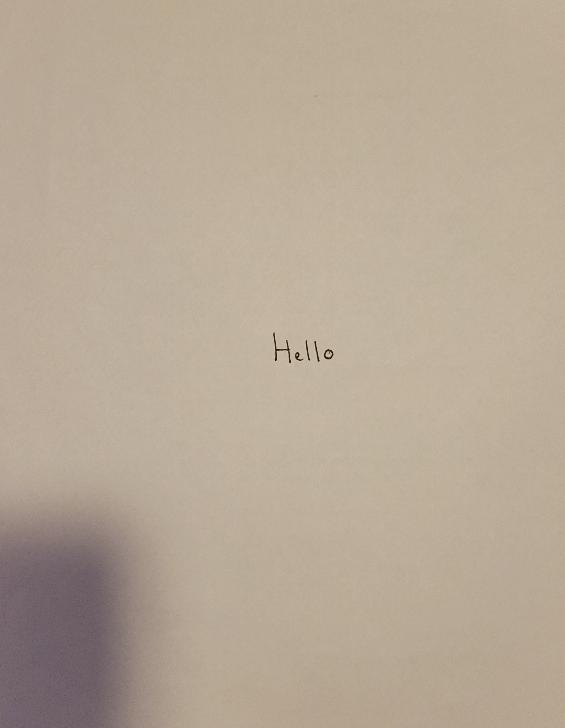
#> input picture isolated_text.jpg, 565 x 728 px, given in place of isolated_text.jpg.jpg, which was not available
$ python textExtractor.py
#> lines starting #> are read from the running program, lines starting #| are printed output that depends on the picture; after the words box and inside, x2 and y2 are one past the last pixel; in counts of white or black regions, pixels touching at a corner belong together; pictures that were not available may be replaced by others from this repository, and a replacement may not be noted
import cv2
import pytesseract
import matplotlib.pyplot as plt
import numpy as np
from PIL import Image

pytesseract.pytesseract.tesseract_cmd = 'C:\Program Files\Tesseract-OCR\\tesseract'

#either input file name (without extension) via prompt or hard code it
#img_name = "test6"
img_name = input("Enter path/name of file: ")
#> the answer given: isolated_text.jpg

og = cv2.imread(img_name + ".jpg")
#> og is the input picture: shape (728, 565, 3); mean B, G, R 150.8, 168.1, 183.1

img = cv2.resize(og, (768, 1024))

gray = cv2.cvtColor(img, cv2.COLOR_BGR2GRAY)
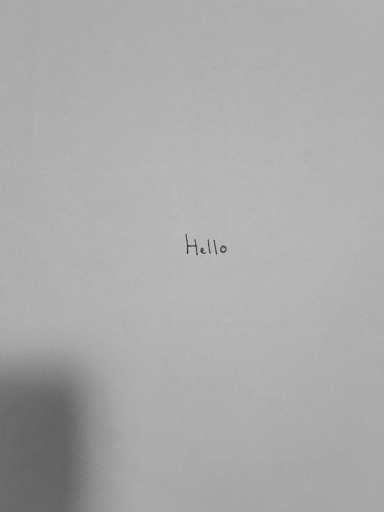
#> gray: shape (1024, 768) (shown at 1/2 size); min 22, max 204, mean 170.5
blurred = cv2.GaussianBlur(gray, (0,0), 3)
sharpen = cv2.addWeighted(gray, 1.5, blurred, -0.5, 0)
thresh = cv2.adaptiveThreshold(sharpen, 255, cv2.ADAPTIVE_THRESH_GAUSSIAN_C, cv2.THRESH_BINARY, 21, 15)
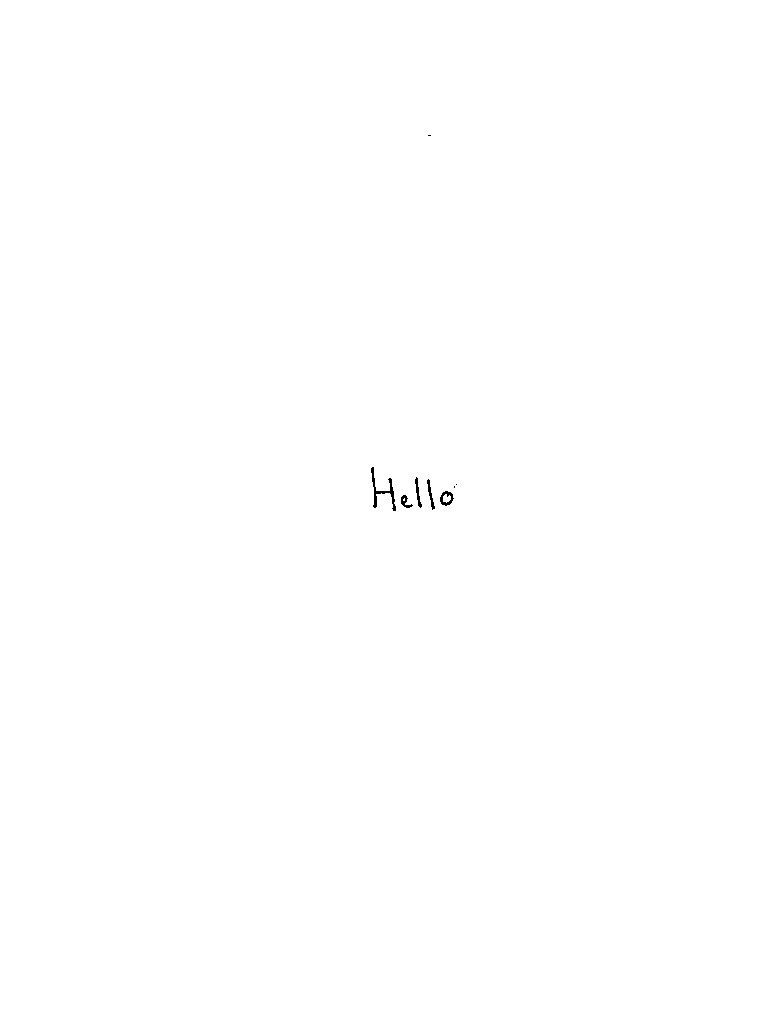
#> thresh: shape (1024, 768); 99.9% white; black in thin lines or dots, all inside (x1, y1, x2, y2) = (371, 135, 457, 511)
blurred2 = cv2.GaussianBlur(thresh, (5, 5), 0)
edges = cv2.Canny(blurred2, 50, 150)
#> edges: shape (1024, 768); 0.06% white in thin lines or dots, all inside (x1, y1, x2, y2) = (370, 134, 458, 512)

contours, _ = cv2.findContours(edges, cv2.RETR_EXTERNAL, cv2.CHAIN_APPROX_SIMPLE)
#> contours = 7 contours, 2 with area under 20; largest, box (x1, y1, x2, y2) and area: (370, 467, 397, 512) 284, (439, 491, 454, 506) 160, (414, 477, 422, 508) 99, (426, 479, 435, 510) 94, (400, 495, 413, 509) 82
contours = sorted(contours, key=cv2.contourArea, reverse=True)
document_contour = contours[0]
#> document_contour = contour of 54 points, box (x1, y1, x2, y2) (370, 467, 397, 512), area 284
epsilon = 0.02 * cv2.arcLength(document_contour, True)
#> epsilon = 3.64
approx = cv2.approxPolyDP(document_contour, epsilon, True)
#> approx = [[371, 467], [373, 507], [378, 494], [389, 493], [395, 511], [391, 478], [388, 490], [377, 490]]
output = img.copy()
cv2.drawContours(output, [approx], -1, (0, 255, 0), 3)
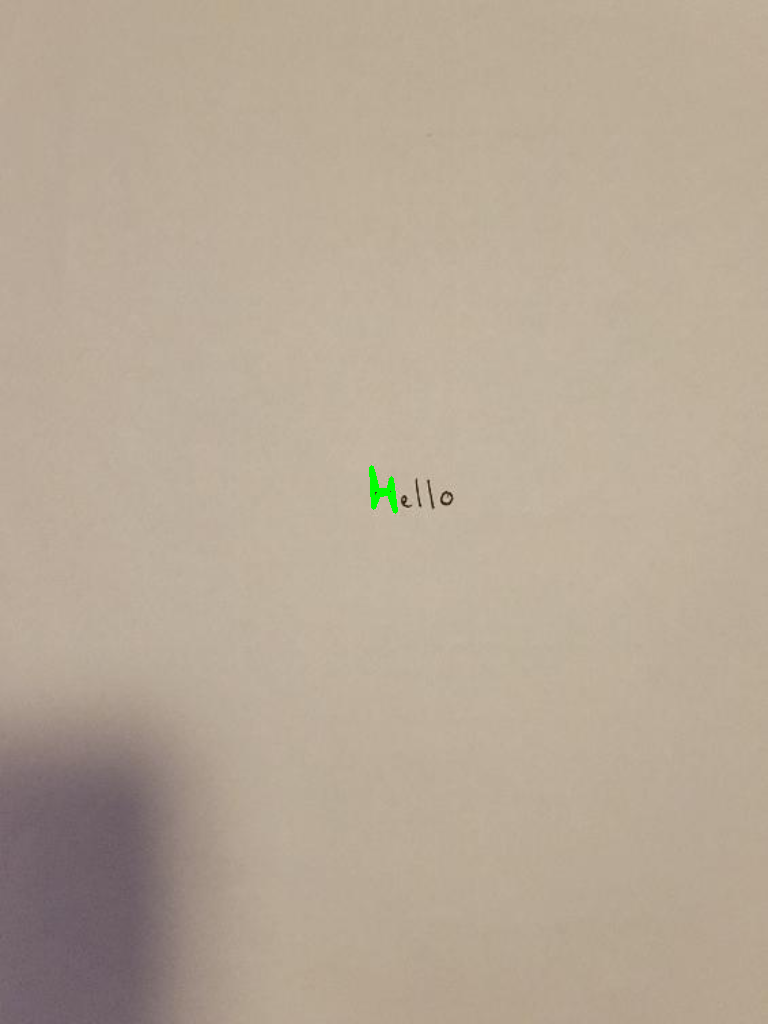
#> output: shape (1024, 768, 3); mean B, G, R 150.6, 168.2, 182.9

x, y, w, h = cv2.boundingRect(document_contour)
#> x = 370; y = 467; w = 27; h = 45
cropped_image = img[y:y+h, x:x+w]
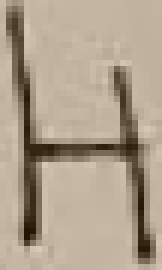
#> cropped_image: shape (45, 27, 3) (shown 6 times larger); mean B, G, R 141.1, 160.1, 175.1
cv2.imwrite(img_name + "_cropped.jpg", cropped_image)

#PART 2: TEXT EXTRACTION

#CROPPING
image_path = img_name + "_cropped.jpg"
image = Image.open(image_path)

width, height = image.size

crop_margin_width = int(width * 0.10)
crop_margin_height = int(height * 0.10)
crop_box = (crop_margin_width, crop_margin_height, width - crop_margin_width, height - crop_margin_height)
cropped_final = image.crop(crop_box)
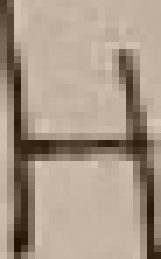
#> cropped_final: PIL image 23x37 RGB (shown 7 times larger); mean R, G, B 168.9, 153.9, 134.9
cropped_final.save(image_path)

cf = cv2.imread(image_path)
gray2 = cv2.cvtColor(cf, cv2.COLOR_BGR2GRAY)
_, thresh2 = cv2.threshold(gray2, 75, 255, cv2.THRESH_BINARY_INV)
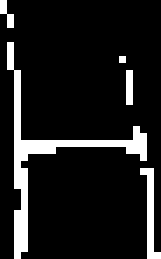
#> thresh2: shape (37, 23) (shown 7 times larger); 11.3% white in thin lines or dots
contours2, _ = cv2.findContours(thresh2, cv2.RETR_EXTERNAL, cv2.CHAIN_APPROX_SIMPLE)
#> contours2 = 5 contours, 4 with area under 20; largest, box (x1, y1, x2, y2) and area: (1, 6, 21, 37) 22

x_min, y_min, x_max, y_max = float("inf"), float("inf"), 0, 0
for contour in contours2:
    x, y, w, h = cv2.boundingRect(contour)
    x_min = min(x_min, x)
    y_min = min(y_min, y)
    x_max = max(x_max, x + w)
    y_max = max(y_max, y + h)
#> this loop made 5 passes
#> (x, y, w, h, x_min, y_min) on passes 1, 3, 4, 5: (20, 24, 3, 13, 20, 24), (17, 8, 1, 1, 17, 8), (1, 6, 20, 31, 1, 6), (0, 0, 2, 4, 0, 0)
padding = 10
x_min = max(x_min - padding, 0)
y_min = max(y_min - padding, 0)
x_max = min(x_max + padding, cf.shape[1])
y_max = min(y_max + padding, cf.shape[0])
cv2.rectangle(gray2, (x_min, y_min), (x_max, y_max), (0, 255, 0), 2)
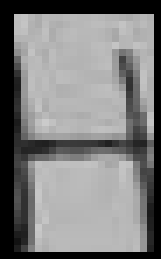
#> gray2: shape (37, 23) (shown 7 times larger); min 0, max 203, mean 124.1
cropped = gray2[y_min:y_max, x_min:x_max]

file = open(img_name + "_recognized.txt", "w")

scale_factor = 1
enhanced = cv2.resize(cropped, None, fx=scale_factor, fy=scale_factor, interpolation=cv2.INTER_CUBIC)
#> (the run stopped early here; a loop or call above may not have finished)

$ run again, on samplepaper.jpg
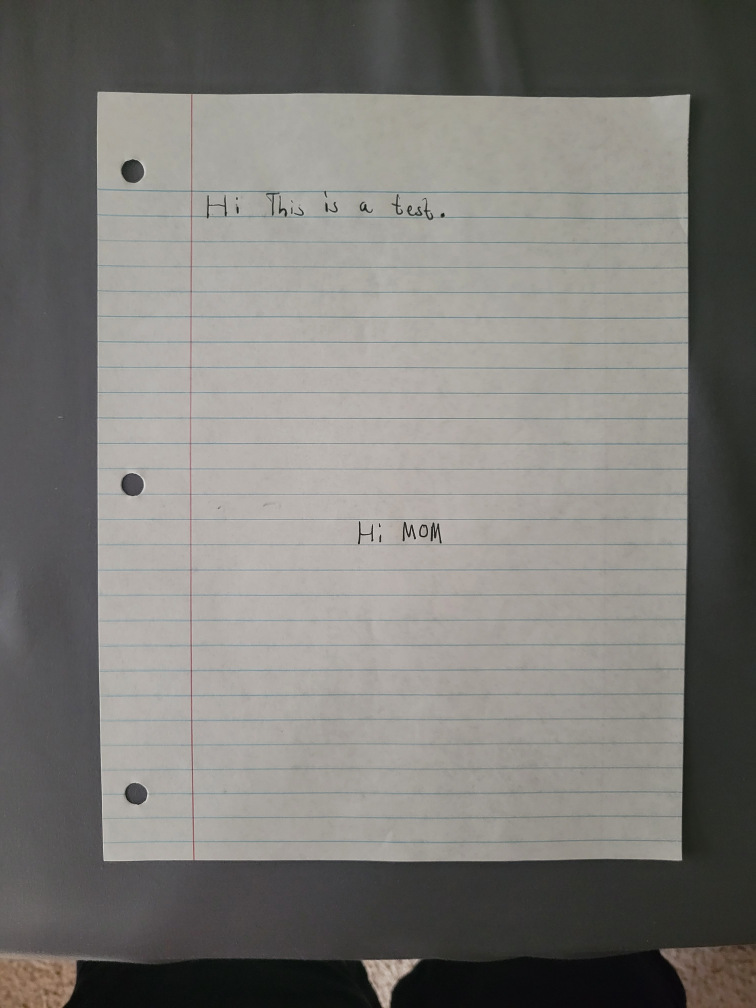
#> input picture samplepaper.jpg, 3024 x 4032 px, given in place of samplepaper.jpg.jpg, which was not available (shown at 1/4 size)
#> og is the input picture: shape (4032, 3024, 3); mean B, G, R 118.9, 122.9, 124.5
#> `thresh = cv2.adaptiveThreshold(sharpen, 255, cv2.ADAPTIVE_THRESH_GAUSS..`:
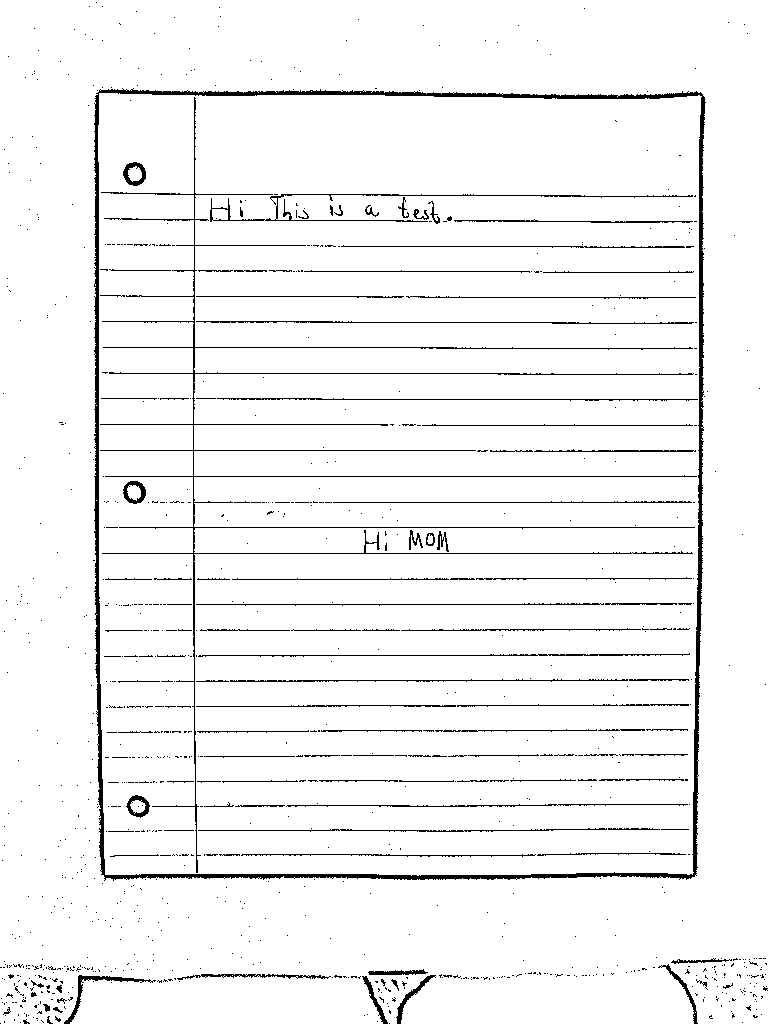
#> thresh: shape (1024, 768); 95.5% white; black in thin lines or dots
#> edges: shape (1024, 768); 5.7% white in thin lines or dots
#> contours = 145 contours, 119 with area under 20; largest, box (x1, y1, x2, y2) and area: (94, 88, 706, 881) 475586, (64, 973, 350, 1024) 536, (671, 958, 758, 969) 250, (368, 969, 428, 976) 216, (0, 960, 39, 970) 114
#> document_contour = contour of 499 points, box (x1, y1, x2, y2) (94, 88, 706, 881), area 475586
#> epsilon = 57.56
#> approx = [[98, 90], [104, 879], [695, 876], [703, 94]]
#> output: shape (1024, 768, 3); mean B, G, R 117.3, 125.7, 122.9
#> `x, y, w, h = cv2.boundingRect(document_contour)`: x = 94; y = 88; w = 612; h = 793
#> thresh2: shape (635, 490); 0.21% white in thin lines or dots, all inside (x1, y1, x2, y2) = (55, 27, 297, 386)
#> contours2 = 34 contours, 31 with area under 20; largest, box (x1, y1, x2, y2) and area: (271, 366, 280, 379) 78, (283, 364, 293, 385) 28, (254, 363, 267, 383) 28
#> the loop `for contour in contours2:` made 34 passes
#> (x, y, w, h, x_min, y_min, x_max, y_max) on passes 2, 3, 5, 6, 7, 10, 11, 12: (271, 366, 9, 13, 231, 366, 280, 384), (219, 366, 5, 17, 219, 366, 280, 384), (283, 364, 10, 21, 219, 364, 293, 385), (254, 363, 13, 20, 219, 363, 293, 385), (209, 363, 9, 23, 209, 363, 293, 386), (293, 49, 4, 5, 55, 49, 297, 386), (281, 47, 1, 1, 55, 47, 297, 386), (180, 46, 5, 3, 55, 46, 297, 386)
#> `x_min = max(x_min - padding, 0)`: x_min = 45
#> `y_min = max(y_min - padding, 0)`: y_min = 17
#> `x_max = min(x_max + padding, cf.shape[1])`: x_max = 307
#> `y_max = min(y_max + padding, cf.shape[0])`: y_max = 396
#> `cropped = gray2[y_min:y_max, x_min:x_max]`:
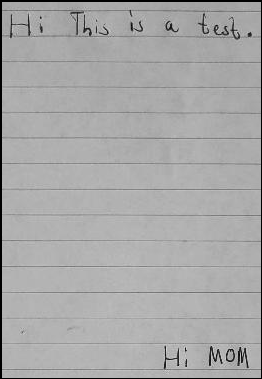
#> cropped: shape (379, 262); min 0, max 218, mean 168.4
